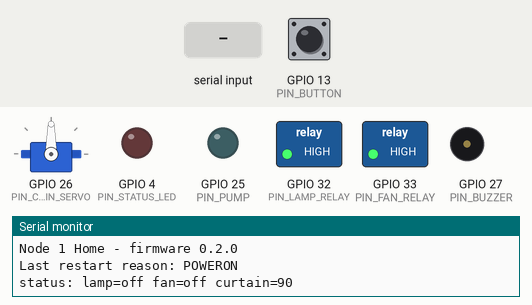
This sketch was run on a simulated ESP32. On the bench: servo, switched loads named in the sketch (green lamp = pin HIGH), output pins drawn as LEDs (lit = HIGH), buzzer (waves = sounding, pin HIGH), the last lines printed to the serial monitor. Dashed ring = blinking. The test bench sets the inputs (shaded band); at power-on: GPIO 13 (PIN_BUTTON) HIGH.

Above: at 1.7 s.
1.8 s: "pump 90\n" received over Serial
At 2.9 s:
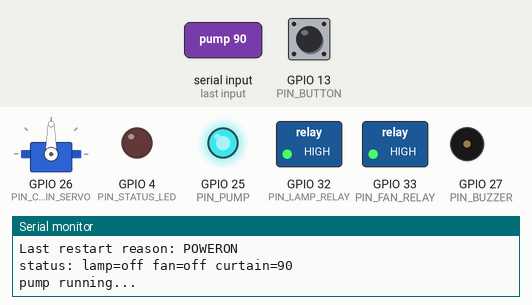
At 12.52 s:
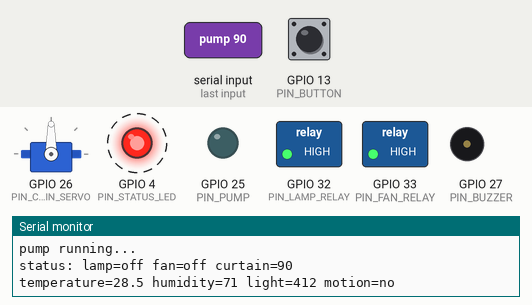
Timing chart, 0 to 16.0 s (numbered marks = the images above; inputs shaded):
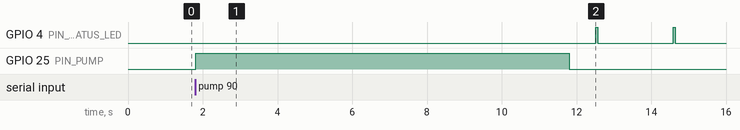

Measured:
- after the input at 1.8 s, GPIO 25 (PIN_PUMP): LOW → HIGH at once, → LOW 10.0 s later

The sketch:

node-1-home.ino
```cpp
// Node 1 "Home" - firmware v0.2.0 (updated in Module 5)
// The running project: Mini Smart Home.
//
// New in v0.2.0: all Node 1 actuators are connected to the canonical pins (see PIN-MAP.md):
// lamp relay, fan relay, pump (through a MOSFET), curtain servo, buzzer, and manual button.
// The manual button turns the lamp on/off. You can try the other actuators from the
// Serial Monitor, for example: lamp on, fan off, pump 3, curtain 90, beep, status.
// The sensors are still sample numbers; Modules 6-7 replace them with real readings.
//
// Library: ESP32Servo version 3.2.1.

#include <ESP32Servo.h>
#include <esp_system.h>  // esp_reset_reason()

const String FIRMWARE_VERSION = "0.2.0";

// ---------- Node 1 canonical pin map (copied from PIN-MAP.md) ----------
const int PIN_STATUS_LED = 4;      // Module 2
const int PIN_BUTTON = 13;         // Module 5, INPUT_PULLUP
const int PIN_LAMP_RELAY = 32;     // Module 5, active-LOW relay
const int PIN_FAN_RELAY = 33;      // Module 5, active-LOW relay
const int PIN_PUMP = 25;           // Module 5, IRLZ44N MOSFET gate
const int PIN_CURTAIN_SERVO = 26;  // Module 5, SG90 servo
const int PIN_BUZZER = 27;         // Module 5, passive buzzer
// Reserved for later modules (don't use them for anything else):
// Module 6: DHT22 = 14, LDR = 36 (VP), soil = 39 (VN), PIR = 34, HC-SR04 TRIG = 15, ECHO = 35
// Module 7: I2C SDA = 21, SCL = 22; microSD SCK = 18, MISO = 19, MOSI = 23, CS = 5
// Module 15: RS-485 RX = 16, TX = 17, DE/RE = 2

const int DEBOUNCE_DELAY = 30;     // milliseconds, for debouncing the button
const int LOOP_DELAY = 10;         // loop() repeats about every 10 milliseconds
const int LOOPS_PER_REPORT = 200;  // 200 x 10 ms = about 2 seconds

// The sensor data form. Its field names follow the data contract (Syllabus Appendix A).
struct SensorReading {
  float temperature;  // degrees Celsius
  int humidity;       // percent
  int light;          // 0-4095
  bool motion;        // motion detected?
};

// Current actuator states (sent later in the "ack", Appendix A)
bool lampOn = false;
bool fanOn = false;
int curtainAngle = 90;

Servo curtainServo;
int loopCount = 0;

// ---------- Module 5: last restart reason (same names as Appendix A) ----------
// Turns the restart reason code into a word that is easy to read.
String resetReasonName() {
  esp_reset_reason_t reason = esp_reset_reason();
  if (reason == ESP_RST_POWERON) {
    return "POWERON";  // just powered on, EN button pressed, or a program has finished uploading
  }
  if (reason == ESP_RST_BROWNOUT) {
    return "BROWNOUT";  // the voltage briefly dropped too low
  }
  if (reason == ESP_RST_SW) {
    return "SW";  // the program itself asked for a restart
  }
  if (reason == ESP_RST_PANIC) {
    return "PANIC";  // the program crashed
  }
  if (reason == ESP_RST_INT_WDT || reason == ESP_RST_TASK_WDT || reason == ESP_RST_WDT) {
    return "WDT";  // a "watchdog" restarted a stuck program (Module 8)
  }
  if (reason == ESP_RST_DEEPSLEEP) {
    return "DEEPSLEEP";  // woke up from deep sleep (Module 9)
  }
  return "UNKNOWN";  // some other reason that rarely happens
}

// ---------- Module 5: actuators ----------
void setLamp(bool isOn) {
  lampOn = isOn;
  if (isOn) {
    digitalWrite(PIN_LAMP_RELAY, LOW);  // active-LOW relay
  } else {
    digitalWrite(PIN_LAMP_RELAY, HIGH);
  }
}

void setFan(bool isOn) {
  fanOn = isOn;
  if (isOn) {
    digitalWrite(PIN_FAN_RELAY, LOW);
  } else {
    digitalWrite(PIN_FAN_RELAY, HIGH);
  }
}

void runPump(int seconds) {
  seconds = constrain(seconds, 1, 10);  // safety limit: 1-10 seconds
  digitalWrite(PIN_PUMP, HIGH);
  delay(seconds * 1000);  // blocks for now; Module 8 makes it work without delay()
  digitalWrite(PIN_PUMP, LOW);
}

void setCurtain(int angle) {
  curtainAngle = constrain(angle, 0, 180);
  curtainServo.write(curtainAngle);
}

void soundBuzzer() {
  ledcWriteTone(PIN_BUZZER, 2000);  // 2,000 Hz
  delay(150);
  ledcWriteTone(PIN_BUZZER, 0);
}

// ---------- Module 5: set up all the pins ----------
void setupPins() {
  pinMode(PIN_STATUS_LED, OUTPUT);
  pinMode(PIN_BUTTON, INPUT_PULLUP);

  pinMode(PIN_LAMP_RELAY, OUTPUT);
  pinMode(PIN_FAN_RELAY, OUTPUT);
  setLamp(false);  // switch off right away: pinMode(OUTPUT) has just made the pin LOW (= relay pulls in)
  setFan(false);

  pinMode(PIN_PUMP, OUTPUT);
  digitalWrite(PIN_PUMP, LOW);

  // The servo is attached BEFORE the buzzer: this order keeps the two from fighting over a PWM channel.
  curtainServo.setPeriodHertz(50);
  curtainServo.attach(PIN_CURTAIN_SERVO, 500, 2400);
  setCurtain(curtainAngle);

  ledcAttach(PIN_BUZZER, 2000, 10);
}

// ---------- Module 5: manual button with debounce ----------
// Returns true ONCE for every real press.
bool buttonPressed() {
  if (digitalRead(PIN_BUTTON) == HIGH) {  // not being pressed
    return false;
  }
  delay(DEBOUNCE_DELAY);                  // wait for the bouncing to settle...
  if (digitalRead(PIN_BUTTON) == HIGH) {  // ...already released again: just noise
    return false;
  }
  while (digitalRead(PIN_BUTTON) == LOW) {  // wait until the finger is lifted
    delay(1);
  }
  delay(DEBOUNCE_DELAY);  // the button also bounces when it is released
  return true;
}

String onOffText(bool isOn) {
  if (isOn) {
    return "on";
  }
  return "off";
}

void printStatus() {
  Serial.print("status: lamp=");
  Serial.print(onOffText(lampOn));
  Serial.print(" fan=");
  Serial.print(onOffText(fanOn));
  Serial.print(" curtain=");
  Serial.println(curtainAngle);
}

// Returns true if the text is NOT a number: toInt() gives 0, but the text isn't "0" (as in Practice 5).
bool notANumber(String text) {
  return text.toInt() == 0 && text != "0";
}

// ---------- Module 5: commands from the Serial Monitor (Module 11 replaces them with MQTT) ----------
void checkSerialCommand() {
  if (Serial.available() == 0) {
    return;
  }
  String command = Serial.readStringUntil('\n');
  command.trim();
  command.toLowerCase();

  if (command == "lamp on") {
    setLamp(true);
  } else if (command == "lamp off") {
    setLamp(false);
  } else if (command == "fan on") {
    setFan(true);
  } else if (command == "fan off") {
    setFan(false);
  } else if (command.startsWith("pump ")) {
    String number = command.substring(5);  // the text after "pump "
    if (notANumber(number)) {
      Serial.println("Need a number of seconds. Example: pump 3");
      return;
    }
    Serial.println("pump running...");
    runPump(number.toInt());
  } else if (command.startsWith("curtain ")) {
    String number = command.substring(8);  // the text after "curtain "
    if (notANumber(number)) {
      Serial.println("Need a number of degrees. Example: curtain 90");
      return;
    }
    setCurtain(number.toInt());
  } else if (command == "beep") {
    soundBuzzer();
  } else if (command != "status") {
    Serial.println("Unknown command. Examples: lamp on, fan off, pump 3, curtain 90, beep, status");
    return;
  }
  printStatus();
}

// ---------- Modules 6-7: read the real sensors ----------
SensorReading readSensors() {
  SensorReading b;
  b.temperature = 28.5;  // sample numbers for now; Modules 6-7 replace them
  b.humidity = 71;       // with real sensor readings
  b.light = 412;
  b.motion = false;
  return b;
}

// ---------- Module 7: show the reading on the OLED display ----------
void showOnDisplay(SensorReading b) {
  // not filled in yet
}

// ---------- Modules 6 & 19: automation rules (watering, lamp, fan) ----------
void controlActuators(SensorReading b) {
  // not filled in yet: Module 6 adds "automatic watering" and "automatic lamp"
}

// ---------- Modules 10-11: send the reading to the server ----------
void sendData(SensorReading b) {
  // not filled in yet
}

// ---------- Module 8: status blink as a "heartbeat" ----------
void blinkStatus() {
  digitalWrite(PIN_STATUS_LED, HIGH);
  delay(50);
  digitalWrite(PIN_STATUS_LED, LOW);
}

// Prints the reading to the Serial Monitor (our own helper).
void printReading(SensorReading b) {
  Serial.print("temperature=");
  Serial.print(b.temperature, 1);
  Serial.print(" humidity=");
  Serial.print(b.humidity);
  Serial.print(" light=");
  Serial.print(b.light);
  Serial.print(" motion=");
  if (b.motion) {
    Serial.println("yes");
  } else {
    Serial.println("no");
  }
}

void setup() {
  Serial.begin(115200);
  delay(500);
  Serial.println();
  Serial.println("Node 1 Home - firmware " + FIRMWARE_VERSION);
  Serial.println("Last restart reason: " + resetReasonName());
  setupPins();
  printStatus();
}

void loop() {
  // The button and Serial are checked on every pass (about 100 times per second),
  // so no button press is missed. A sensor report about every 2 seconds is enough.
  if (buttonPressed()) {
    setLamp(!lampOn);
    printStatus();
  }
  checkSerialCommand();

  loopCount++;
  if (loopCount >= LOOPS_PER_REPORT) {
    loopCount = 0;
    SensorReading reading = readSensors();
    printReading(reading);
    showOnDisplay(reading);
    controlActuators(reading);
    sendData(reading);
    blinkStatus();
  }
  delay(LOOP_DELAY);
}
```
